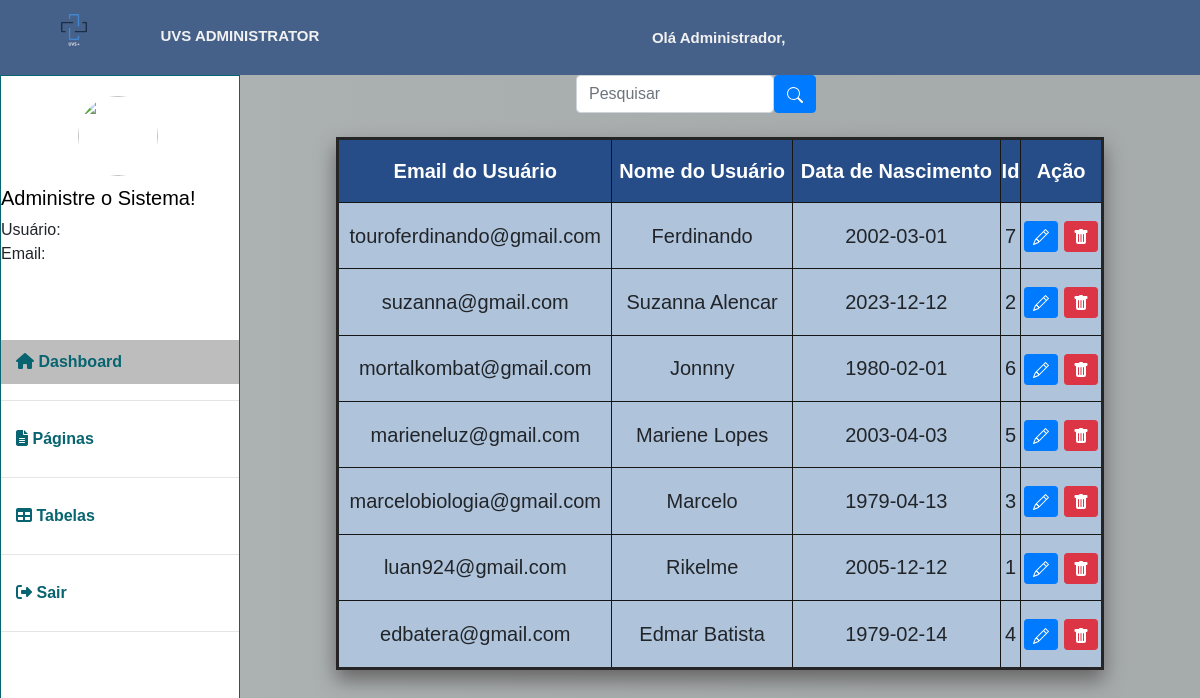
The app's page /admin_pages/usuarios.php, older data.
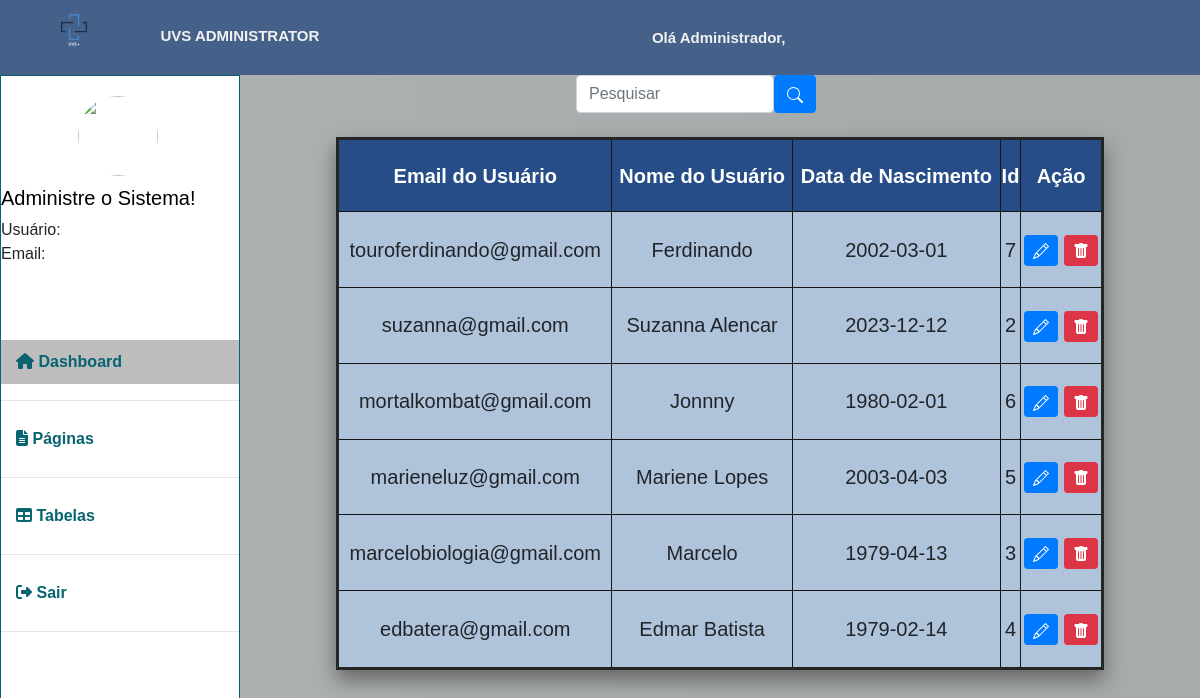
The same page, newer data.
### tables this page shows
CREATE TABLE `tbubs` (
  `email` varchar(50) NOT NULL,
  `senha` varchar(50) NOT NULL,
  `nome` varchar(20) NOT NULL,
  `data` date DEFAULT NULL,
  `id` int(100) NOT NULL,
  `caminho` varchar(100) DEFAULT NULL,
  `imagem` varchar(100) DEFAULT NULL
);

### admin_pages/usuarios.php (the view, shortened to what this page needs)
<?php
  include_once('../banco/dbconnect.php');
      if(!empty($_GET['search']))
  {
      $data = $_GET['search'];
      $sql = "SELECT * FROM tbubs WHERE  id LIKE '%$data%' or nome LIKE '%$data%' or  email LIKE '%$data%'  ORDER BY email DESC";
  }
  else
  {
      $sql = "SELECT * FROM tbubs ORDER BY email DESC";
  }
  $resultn = $conexao -> query($sql);
  ?>
<!DOCTYPE html>
<?php
    include "../PHP/logado.php";
?>
<html lang="pt-br">
<head>
    <link rel="stylesheet" href="https://stackpath.bootstrapcdn.com/bootstrap/4.1.3/css/bootstrap.min.css">
    <link rel="stylesheet" href="../CSS/admin.css">
    <link rel="stylesheet" href="../CSS/conta.css">
    <link rel="stylesheet" href="../dist/ui/trumbowyg.min.css">
</head>
<body>
<header>
        <div class="info-cabecalho">
                <img class="logo"src="../IMAGENS/UVS +.svg" alt="uvs logo">
                <h5 style="white-space: nowrap; margin-top:5%">UVS ADMINISTRATOR</h5>
                    <p style="white-space: nowrap; margin-top:5%;" class="text_user"><?php echo nl2br("Olá Administrador, " . $nome);
                     ?></p>
        </div>
    </header>
    <section class="main">
        <div class="sidebar">
        <div class="perfil-adm">
                <div class="image-perfil">
                <form action="">
                    <a class="image-perfil" href="../pages/perfil.php">
                    <img src=<?php echo $caminho;?> name="perfiluser" style="width: 80px; height: 80px; border-radius: 40px">
                </a>
                    </form>
                    <h4>Administre o Sistema!</h4>
                    <p><?php echo nl2br("Usuário: " . $nome .
                              "\n". "Email: " . $logado);
                     ?></p>
                </div>
            </div>
               <br>
            <a class="nome-colorido" href="administrador.php"> <i class="fa-solid fa-house" style="color: #076470;"></i> Dashboard</a>
                <hr>
            <a href="paginas.php"> <i class="fa-sharp fa-solid fa-file-lines" style="color: #076470;"></i> Páginas </a>
                <hr>
            <a href="tabelas.php">  <i class="fa-solid fa-table" style="color: #076470;"></i> Tabelas</a>
                <hr>
            <a href="../pages/sair.php"> <i class="fa-solid fa-right-from-bracket" style="color: #076470;"></i> Sair</a>
            <hr>
        </div>
 <div class="principal">
        <div class="box-search">
            <input type="search" placeholder="Pesquisar" class="form-control" id="pesquisar">
            <button class= "btn btn-primary" onclick="Apresentar()">
            </button>
        </div>
<br>
   <table class="tabela">
      <th class="tdDark">Email do Usuário</th>
      <th class="tdDark">Nome do Usuário</th>
      <th class="tdDark">Data de Nascimento</th>
      <th class="tdDark">Id</th>
      <th class="tdDark">Ação</th>
    <?php
      while($user_data = mysqli_fetch_assoc($resultn)) {
        echo "<tr>";
        echo "<td>".$user_data['email']."</td>";
        echo "<td>".$user_data['nome']."</td>";
        echo "<td>".$user_data['data']."</td>";
        echo "<td>".$user_data['id']."</td>";
        echo "<td>
        <a class='btn btn-sm btn-primary' href='../PHP/edit.php?id=$user_data[id]' title='Editar'>
        <svg xmlns='http://www.w3.org/2000/svg' width='16' height='16' fill='currentColor' class='bi bi-pencil' viewBox='0 0 16 16'>
            <path d='M12.146.146a.5.5 0 0 1 .708 0l3 3a.5.5 0 0 1 0 .708l-10 10a.5.5 0 0 1-.168.11l-5 2a.5.5 0 0 1-.65-.65l2-5a.5.5 0 0 1 .11-.168l10-10zM11.207 2.5 13.5 4.793 14.793 3.5 12.5 1.207 11.207 2.5zm1.586 3L10.5 3.207 4 9.707V10h.5a.5.5 0 0 1 .5.5v.5h.5a.5.5 0 0 1 .5.5v.5h.293l6.5-6.5zm-9.761 5.175-.106.106-1.528 3.821 3.821-1.528.106-.106A.5.5 0 0 1 5 12.5V12h-.5a.5.5 0 0 1-.5-.5V11h-.5a.5.5 0 0 1-.468-.325z'/>
        </svg>
        </a>
        <a class='btn btn-sm btn-danger' href='../PHP/alterar.php?id=$user_data[id]' title='Deletar'>
            <svg xmlns='http://www.w3.org/2000/svg' width='16' height='16' fill='currentColor' class='bi bi-trash-fill' viewBox='0 0 16 16'>
                <path d='M2.5 1a1 1 0 0 0-1 1v1a1 1 0 0 0 1 1H3v9a2 2 0 0 0 2 2h6a2 2 0 0 0 2-2V4h.5a1 1 0 0 0 1-1V2a1 1 0 0 0-1-1H10a1 1 0 0 0-1-1H7a1 1 0 0 0-1 1H2.5zm3 4a.5.5 0 0 1 .5.5v7a.5.5 0 0 1-1 0v-7a.5.5 0 0 1 .5-.5zM8 5a.5.5 0 0 1 .5.5v7a.5.5 0 0 1-1 0v-7A.5.5 0 0 1 8 5zm3 .5v7a.5.5 0 0 1-1 0v-7a.5.5 0 0 1 1 0z'/>
            </svg>
        </a>
        </td>";
    echo "</tr>";
}
            ?>
</table>
</div>
</body>
</html>

Row changes from the older to the newer data that the page shows:
removed tbubs: email "luan924@gmail.com", nome "Rikelme", data "2005-12-12", id "1"
